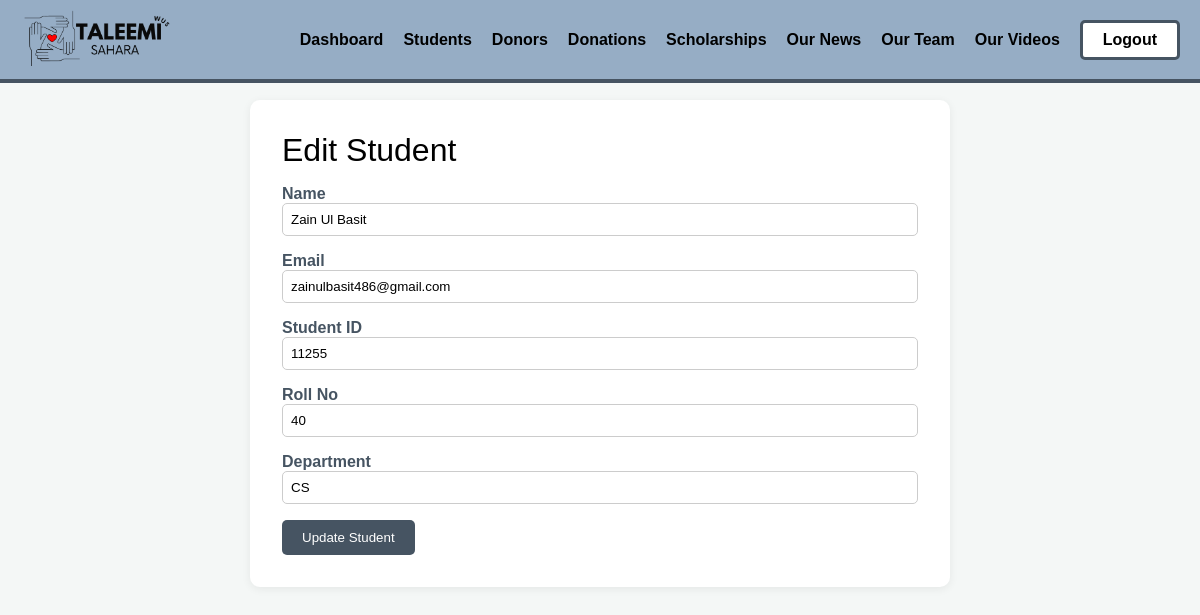
Screenshot of /admin/edit_student.php?id=5 (signed in) with the database file from the repository.
### tables this page shows
CREATE TABLE `student_profiles` (
  `id` int(11) NOT NULL,
  `user_id` int(11) NOT NULL,
  `name` varchar(100) NOT NULL,
  `father_name` varchar(100) DEFAULT NULL,
  `roll_no` varchar(50) DEFAULT NULL,
  `student_id` varchar(50) DEFAULT NULL,
  `department` varchar(100) DEFAULT NULL,
  `supporters` varchar(150) DEFAULT NULL,
  `relatives` varchar(150) DEFAULT '0',
  `cgpa` decimal(10,0) DEFAULT NULL,
  `sgpa` decimal(10,0) DEFAULT NULL,
  `previous_semester_gpa` decimal(3,2) DEFAULT NULL,
  `utility_bills` varchar(255) DEFAULT NULL,
  `created_at` timestamp NOT NULL DEFAULT current_timestamp()
);

CREATE TABLE `users` (
  `id` int(11) NOT NULL,
  `name` varchar(100) NOT NULL,
  `email` varchar(100) NOT NULL,
  `password` varchar(255) NOT NULL,
  `user_type` enum('admin','student','donor','mentor','examination') NOT NULL,
  `created_at` timestamp NOT NULL DEFAULT current_timestamp(),
  `updated_at` timestamp NOT NULL DEFAULT current_timestamp() ON UPDATE current_timestamp(),
  `reset_token` varchar(255) DEFAULT NULL,
  `reset_expires` datetime DEFAULT NULL
);

### admin/edit_student.php (the view, shortened to what this page needs)
<?php
require_once '../config/database.php';
$student_id = intval($_GET['id']);
$stmt = $conn->prepare("SELECT u.id, u.name, u.email, sp.student_id, sp.roll_no, sp.department FROM users u LEFT JOIN student_profiles sp ON u.id = sp.user_id WHERE u.id = ? AND u.user_type = 'student'");
$stmt->bind_param('i', $student_id);
$stmt->execute();
$student = $stmt->get_result()->fetch_assoc();
?>
<!DOCTYPE html>
<html lang="en">
<head>
    <link rel="stylesheet" href="../css/general.css">
</head>
<body>
    <?php include '../components/admin-navbar.php'; ?>
    <div class="edit-container">
        <div class="edit-title">Edit Student</div>
        <form method="POST">
            <div class="form-group">
                <label class="label">Name</label>
                <input class="input" type="text" name="name" value="<?php echo htmlspecialchars($student['name']); ?>" required>
            </div>
            <div class="form-group">
                <label class="label">Email</label>
                <input class="input" type="email" name="email" value="<?php echo htmlspecialchars($student['email']); ?>" required>
            </div>
            <div class="form-group">
                <label class="label">Student ID</label>
                <input class="input" type="text" name="student_id" value="<?php echo htmlspecialchars($student['student_id'] ?? ''); ?>">
            </div>
            <div class="form-group">
                <label class="label">Roll No</label>
                <input class="input" type="text" name="roll_no" value="<?php echo htmlspecialchars($student['roll_no'] ?? ''); ?>">
            </div>
            <div class="form-group">
                <label class="label">Department</label>
                <input class="input" type="text" name="department" value="<?php echo htmlspecialchars($student['department'] ?? ''); ?>">
            </div>
            <button class="btn" type="submit">Update Student</button>
        </form>
    </div>
</body>
</html>

### admin/edit_student.php (style rules this page uses)
body { font-family: 'Raleway', sans-serif; background-color: #f4f7f6; display: flex; flex-direction: column; }
.edit-container { width: 100%; max-width: 700px; margin: 100px auto; background: #fff; border-radius: 10px; box-shadow: 0 2px 10px #0001; padding: 2rem; }
.edit-title { font-size: 2rem; margin-bottom: 1rem; }
.form-group { margin-bottom: 1rem; }
.label { font-weight: bold; color: #465462; }
.input { width: 100%; padding: 8px; border-radius: 5px; border: 1px solid #ccc; }
.btn { background: #465462; color: #fff; padding: 10px 20px; border-radius: 5px; border: none; cursor: pointer; }

### components/admin-navbar.php (style rules this page uses)
* { box-sizing: border-box; padding: 0; margin: 0; font-family: "Raleway", sans-serif; }

### rows the page displays
student_profiles: name "Zain Ul Basit", email "zainulbasit486@gmail.com", student_id "11255", roll_no "40", department "CS"
